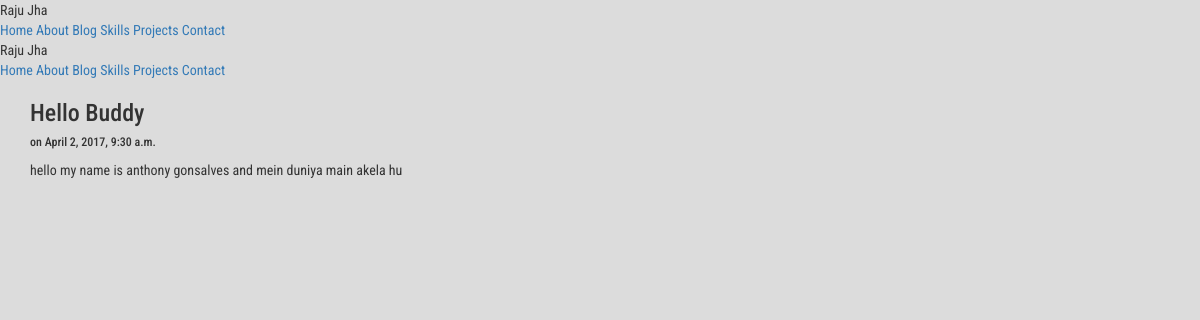
Page /blog/2 on the committed database.
### blog/models.py (models this page shows, shortened)
class Post(models.Model):
    catagory = models.ForeignKey(Catagory, on_delete=models.CASCADE)
    title = models.CharField(max_length=150)
    body = models.TextField()
    date = models.DateTimeField()

### blog/templates/blog/post.html
{% extends 'blog/base.html' %}
{% block content %}
    <h3>{{ post.title }}</h3>
    <h6>on {{ post.date }}</h6>
    {{ post.body | safe | linebreaks }}
{% endblock %}

### personal/static/css/style.css (style rules this page uses)
* { text-decoration: none; padding: 0; margin: 0; }
body, html { margin: 0; padding: 0; height: 100%; width: 100%; background-color: gainsboro; font-family: 'Roboto Condensed', sans-serif; }

### rows in the picture
Post: title "Hello Buddy", date "April 2, 2017, 9:30 a.m.", body "hello my name is anthony gonsalves and mein duniya main akela hu"
